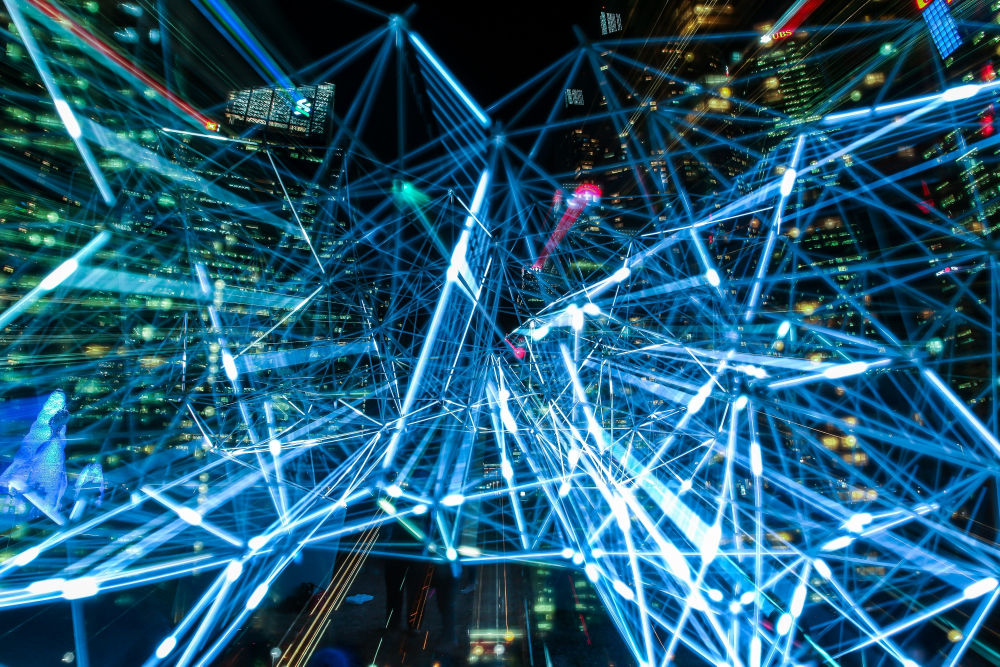
#> input picture pexels-pixabay-373543.jpg, 2999 x 1999 px, given in place of the camera (shown at 1/3 size)
$ python blob_detection_v6.py
#> lines starting #> are read from the running program, lines starting #| are printed output that depends on the picture; after the words box and inside, x2 and y2 are one past the last pixel; in counts of white or black regions, pixels touching at a corner belong together
"""
Bennet Outland
Rocker Robotics
National Robotics Challenge | Autonomous Vehicle Challenge
Blob Detection Algorithm
License: MIT

Thank you to the creators of the OpenCV Docs for the great documentation and
example code that was modified to achieve these results.

Input: USB Camera Video, Scaling Factor

Basic Process:
  . Scale down the Video
  . Create masks of given color ranges (Blue, Yellow, and Red in this case)
  . Load SimpleBlobDetector and filter by area
  . Calculate blob size and approximate turning angle to blob

Return: Blob Size, Turning Angle to Blob, Bucket Color {'Blue': 0, 'Yellow': 1, 'Red': 2}
"""

import cv2 as cv
import numpy as np
import math
import time

def distance(size):
    return 315.802553 * (size ** -1.031336)

def blob_detection(hsv, inv_mask, color):
    """
    hsv: frame converted to HSV color format
    lower_color: lowest designated HSV color [numpy array, rank 1, 3 entries]
    upper_color: highest designated HSV color [numpy array, rank 1, 3 entries]
    color: string identifying the color to be identified

    Note: color variable is used to determine whether or not the color to
    identify is red, so the circularity can be adjusted.

    Return: Keypoints.
    """

    params = cv.SimpleBlobDetector_Params()

    #Thresholds for reporting
    params.minThreshold = 200
    params.maxThreshold = 5000 #10000

    #Area filtering. Make sure that the areas are of a reasonable size
    params.filterByArea = True
    params.minArea = 150
    params.maxArea = 10000

    #Color filtering: search for black blobs
    params.filterByColor = True
    params.blobColor = 0

    #Circularity
    """
    f = (4 * np.pi * w * h) / (2 * w + 2 * h) ** 2
      = 0.78 +- 0.16 (20% tolerance) => [0.62, 0.93] (Blue/Yellow)
      = 0.65 +- 0.13 (20% tolerance) => [0.52, 0.78] (Red)
    """
    params.filterByCircularity = True
    if (color == "red" or color == "Red"):
        params.minCircularity = 0.02 #Red: 0.52, Blue/Yellow: 0.62
        params.maxCircularity = 0.98 #Red: 0.78, Blue/Yello: 0.93
    else:
        params.minCircularity = 0.52 #Red: 0.52, Blue/Yellow: 0.62
        params.maxCircularity = 0.93 #Red: 0.78, Blue/Yellow: 0.93

    #Negate the following filters
    params.filterByInertia = False
    params.filterByConvexity = False

    ver = (cv.__version__).split('.')
    if int(ver[0]) < 3:
        detector = cv.SimpleBlobDetector(params)
    else:
        detector = cv.SimpleBlobDetector_create(params)

    #Detect blobs
    keypoints = detector.detect(inv_mask)

    return keypoints

def detect(cap, scale, color):
    while (True):
        #Read each frame
        _, frame = cap.read()

        #Scale down the frame and determine the image width
        frame = cv.resize(frame,None,fx=scale, fy=scale, interpolation = cv.INTER_CUBIC)
        frame_width = frame.shape[1]

        #Convert image to HSV
        hsv = cv.cvtColor(frame, cv.COLOR_BGR2HSV)

        #Define color ranges. Note: Will need to be tweaked for production runs
        #Blue:
        if (color == 'blue'):
            lower_blue = np.array([105,30,30]) #[115,50,50]
            upper_blue = np.array([135,255,255]) #[123,255,255]
            mask = cv.inRange(hsv, lower_blue, upper_blue)
            inv_mask = cv.bitwise_not(mask)
        elif (color == 'red'):
            #Red:
            #Range 1
            lower_red_1 = np.array([0, 30, 30])
            upper_red_1 = np.array([10, 255, 255])
            #Range 2
            lower_red_2 = np.array([326, 30, 30])
            upper_red_2 = np.array([359, 255, 255])
            # Threshold the HSV image to get only blue colors
            mask_1 = cv.inRange(hsv, lower_red_1, upper_red_1)
            mask_2 = cv.inRange(hsv, lower_red_1, upper_red_1)
            inv_mask = cv.bitwise_not(mask_1 + mask_2)

        elif (color == 'yellow'):
            #Yellow:
            lower_yellow = np.array([25,25,25]) #[30, 25, 25]
            upper_yellow = np.array([85,255,255])
            mask = cv.inRange(hsv, lower_yellow, upper_yellow)
            inv_mask = cv.bitwise_not(mask)

        else:
            print("Error: Invalid Color!")
            inv_mask = np.empty()

        kp = blob_detection(hsv, inv_mask, "blue")

        #Used for video demonstration
        #frame_with_keypoints = cv.drawKeypoints(frame, kp, np.array([]), (255, 0, 0), cv.DRAW_MATCHES_FLAGS_DRAW_RICH_KEYPOINTS)

        #cv.imshow("Keypoints", frame_with_keypoints) #frame_with_keypoints_bry
        k = cv.waitKey(5) & 0xFF
        if k == 27:
            break
        #cv.destroyAllWindows()

        try:
            return distance(kp[0].size)
        except IndexError:
            return None

#Define camera input. Can be file or camera index
capture = cv.VideoCapture(1, cv.CAP_DSHOW)
i = 0
while (i <= 10):
    #capture = cv.VideoCapture(0, cv.CAP_DSHOW) #'test_footage_sim_01_trim.mp4'
    #capture = capture.set(CV_CAP_PROP_POS_FRAMES,count-1)
    print(detect(capture, 0.3, 'blue'))
    i += 1
#> this loop made 11 passes; (key Esc is pressed on pass 1)
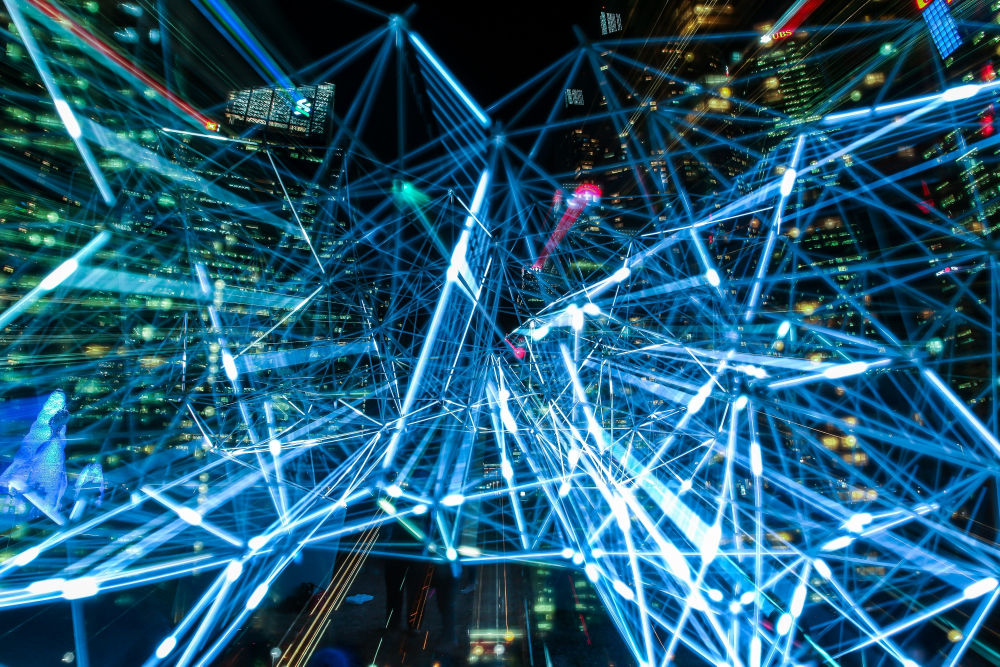
#> input picture pexels-pixabay-373543.jpg, 2999 x 1999 px, given in place of the camera (shown at 1/3 size)
#> pass 1, in detect, `frame = cv.resize(frame,None,fx=scale, fy=scale, interpolation = cv.IN..`:
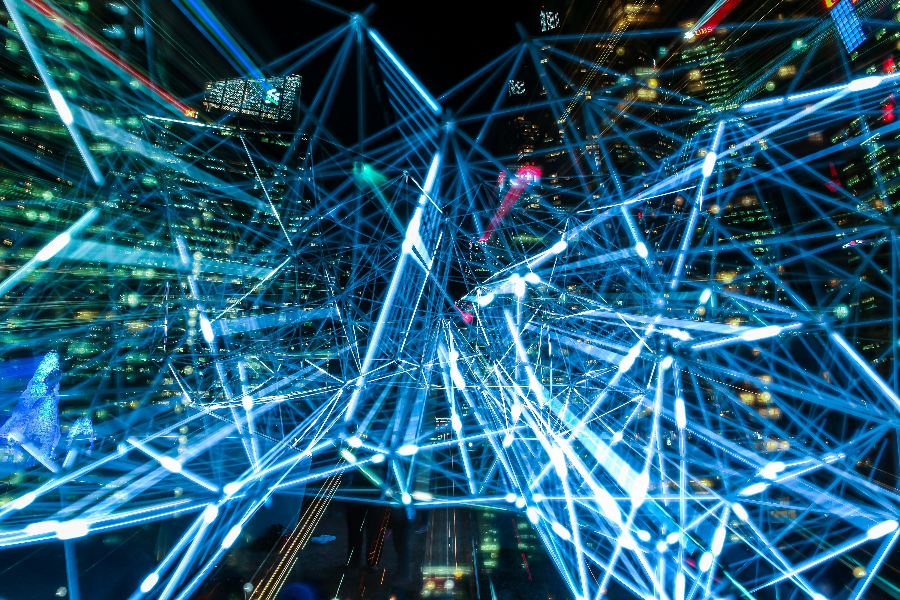
#> frame: shape (600, 900, 3); mean B, G, R 116.9, 89.8, 33.8
#> pass 1, in detect, `mask = cv.inRange(hsv, lower_blue, upper_blue)`:
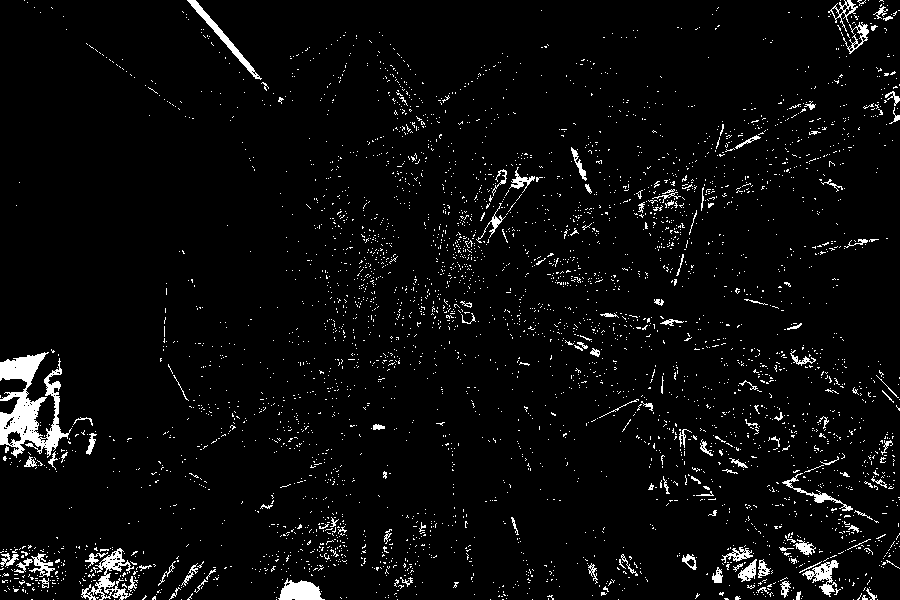
#> mask: shape (600, 900); 4.1% white; 4066 white regions (3939 under 20 px), largest, box (x1, y1, x2, y2) and area: (0, 352, 72, 458) 3313, (81, 548, 134, 600) 844, (278, 578, 325, 600) 670

$ run again, on header.png
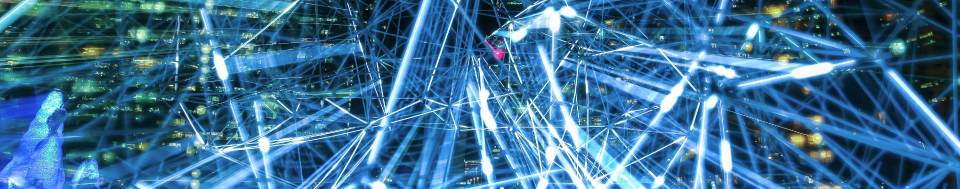
#> input picture header.png, 1920 x 378 px, given in place of the camera (shown at 1/2 size)
#> the loop `while (i <= 10): #capture = cv.VideoCapture(0, cv.CAP_DSHOW) #'test_fo..` made 11 passes; (key Esc is pressed on pass 1)
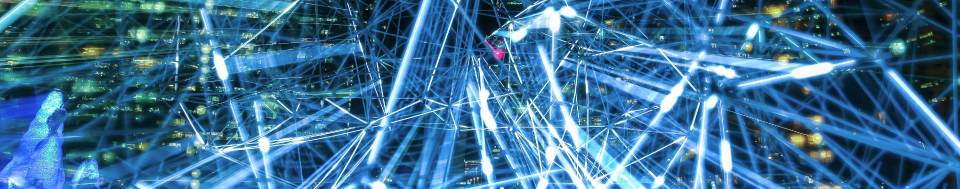
#> input picture header.png, 1920 x 378 px, given in place of the camera (shown at 1/2 size)
#> pass 1, in detect, `frame = cv.resize(frame,None,fx=scale, fy=scale, interpolation = cv.IN..`:
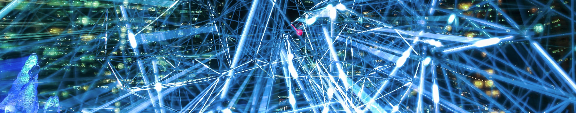
#> frame: shape (113, 576, 3); mean B, G, R 149, 111.4, 58.9
#> pass 1, in detect, `mask = cv.inRange(hsv, lower_blue, upper_blue)`:
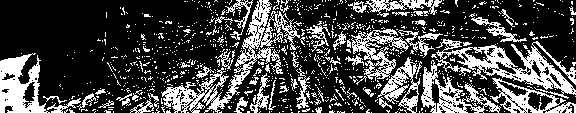
#> mask: shape (113, 576); 28.2% white; 886 white regions (827 under 20 px), largest, box (x1, y1, x2, y2) and area: (421, 39, 576, 113) 3896, (161, 0, 300, 113) 2919, (0, 53, 50, 113) 1690
